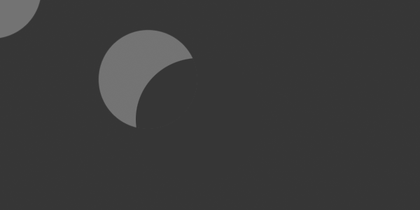
%> input picture REU All Files/Updated Parallel/Test Data/test images/shapes/shapes1b.png, 420 x 210 px, shrunk from 600 x 300 before the run
$ octave varianceTest.m   (GNU Octave 9; MATLAB toolbox functions it lacks are replaced by stand-ins)
%> lines starting %> are read from the running program, lines starting %| are printed output that depends on the picture; in (x1, y1, x2, y2) boxes, pixels count from 0 and x2, y2 are one past the last pixel; in counts of white or black regions, pixels touching at a corner belong together; the program's own positions count from 1
### REU All Files/Updated Not Parallel/Test Data/experiment 2/testSet.m
function [resultspeck,resultsalt,resultgauss,resultpois] = testSet(before,after,network,speck,salt, gaus)
%> called with before = 'shapes1b.png', after = 'shapes1a.png', network = 'sarbbdbn100000.mat', speck = 0, salt = 0, gaus = 0
    beforeimg = imread(before);
%> beforeimg is the input picture: size 210x420 uint8; min 50, max 120, mean 58.1
    afterimg = imread(after);
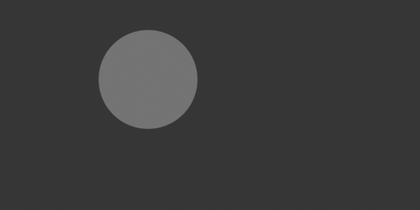
%> input picture REU All Files/Updated Parallel/Test Data/test images/shapes/shapes1a.png, 420 x 210 px, shrunk from 600 x 300 before the run
%> afterimg is the input picture: size 210x420 uint8; min 51, max 120, mean 59.4
    [ground]=getGroundTruth(beforeimg,afterimg);

    [speckleb,saltb,gaussb,poissonb]=normalizeImage(beforeimg,speck,salt,gaus);
    [specklea,salta,gaussa,poissona]=normalizeImage(afterimg,speck,salt,gaus);


    [resultspeck]=evalArtificialPics(network,speckleb,specklea,ground);

    [resultsalt]=evalArtificialPics(network,saltb,salta,ground);

    [resultgauss]=evalArtificialPics(network,gaussb,gaussa,ground);

    [resultpois]=evalArtificialPics(network,poissonb,poissona,ground);

end

### REU All Files/Updated Parallel/Test Data/alter images/getGroundTruth.m
%string = 'P:\REU\MATLAB\PUP Images Gray';
%before = imread(strcat(string, '\puppyTestA.png'));
%after = imread(strcat(string, '\puppyTestB.png'));
function [groundTruth] = getGroundTruth(before,after)

before = double(before) / 255;
after = double(after) / 255;

[h,w] = size(before);
%> h = 210; w = 420
groundTruth = zeros(h,w);

for x = 1:h*w
   if (before(x)<after(x)) || (before(x)>after(x))
       groundTruth(x) = 1;
   end
end
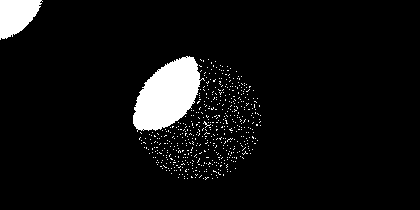
%> groundTruth: size 210x420 double; values 0 (black) and 1 (white), 6.1% white; 534 white regions (532 under 20 px), largest, box (x1, y1, x2, y2) and area: (133, 56, 205, 132) 3375, (0, 0, 43, 40) 1166

end

### REU All Files/Updated Not Parallel/Test Data/experiment 2/normalizeImage.m
function [A1,B1,C1,D1] = normalizeImage(Image, V, V1, V2)
%> called with V = 0, V1 = 0, V2 = 0
A1 = imnoise(Image, 'speckle', V);
norma=im2double(A1);
P1 = norm(norma, 'fro'); % find the ‘fro” norm of the output image after speckle noise is added
%> P1 = 69.92
B1 = imnoise(Image, 'salt & pepper', V1);
normb=im2double(B1);
B1 = B1/norm(normb, 'fro')*P1;
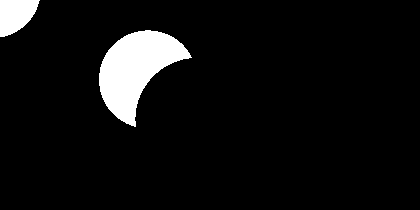
%> B1: size 210x420 uint8; values 70 (black) and 140 (white), 6.4% white; 2 white regions, box (x1, y1, x2, y2) and area: (99, 30, 192, 127) 4593, (0, 0, 40, 37) 1058
C1 = imnoise(Image, 'Gaussian', 0, V2);
normc=im2double(C1);
C1 = C1/norm(normc,'fro')*P1;
D1 = imnoise(Image, 'poisson');
normd= im2double(D1);
D1 = D1/norm(normd,'fro')*P1;
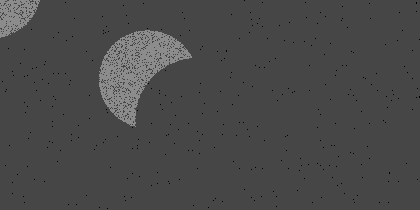
%> D1: size 210x420 uint8; min 0, max 140, mean 73.5
%> call 2 of normalizeImage, with V = 0, V1 = 0, V2 = 0
%> in normalizeImage (call 2), `P1 = norm(norma, 'fro');`: P1 = 72.09
%> in normalizeImage (call 2), `B1 = B1/norm(normb, 'fro')*P1;`:
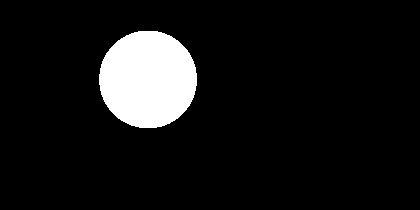
%> B1: size 210x420 uint8; values 72 (black) and 144 (white), 8.5% white; 1 white region, box (x1, y1, x2, y2) and area: (99, 31, 197, 128) 7525
%> in normalizeImage (call 2), `D1 = D1/norm(normd,'fro')*P1;`:
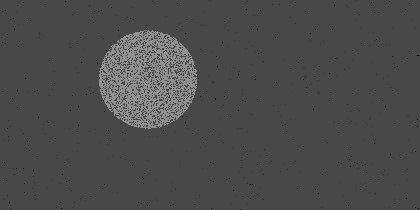
%> D1: size 210x420 uint8; min 0, max 144, mean 76
end

### REU All Files/Updated Parallel/Test Data/experiment 1/evalArtificialPics.m
function [results] = evalArtificialPics(Name,BeforeImage,AfterImage,Ground)

addpath('..');

%> the run ends on the next line
load(Name);
%load images to test here
% BeforeImage = imread(Before);
% AfterImage = imread(After);

%convert test image to features
%load TestImages.mat;
[allfeaturestest] = testimgconvert(BeforeImage,AfterImage);
TestImages=single(allfeaturestest)/255;

% [9 lines of commented-out code are left out]

out2 = v2h( bbdbn, TestImages );
%To print out the expected labels from the network, uncomment the following.
%fprintf( 'For test data:\n' );
%fprintf('%8.3f\n', [,out2]')
bottomthresh = min(out2) + .2;
upperthresh = max(out2) - .005;
if bottomthresh>.8
    bottomthresh=.8;
end
if upperthresh<.98
    upperthresh=.98;
end
columns = length(BeforeImage);
rows = size(BeforeImage,1);
PlotChange = zeros((rows-5),(columns-5));
Change = zeros((rows-5),(columns-5));
count=1;
for i=1:1:rows-5
    for j=1:1:columns-5
            if out2(count)>=upperthresh || out2(count)<=bottomthresh
             Change(i,j)=out2(count);
           PlotChange(i,j)=1;
            else
               Change(i,j)=out2(count);
                PlotChange(i,j)=0;

            end
                count= count+1;
            end
end
figure(1)
%Display the before and after image, side by side.
subplot(1,2,1), imshow(BeforeImage)
subplot(1,2,2), imshow(AfterImage)
%Display the change detection map.
figure(2)
imshow(PlotChange);
figure(3)
imshow(Change);
%[labels, samples] = preclassify(BeforeImage, AfterImage);
%Display the supposed labels for the image, from preclassification. The
%darker areas indicate areas of change.
% figure(3)
% imshow(uint8(labels .* 80))
  GroundTruth = Ground;
 GroundTruth = GroundTruth(3:297,3:597);
 figure(4)
imshow(Ground);
 [results] = getStats(GroundTruth, PlotChange);

end

### REU All Files/Updated Parallel/Test Data/experiment 2/varianceTest.m
results=[];
resultspeck=[];
resultsalt=[];
resultgauss=[];
%Results for normalized images, with increasing intensity.
for i=0:1:10
    network='sarbbdbn100000.mat';
    speckvar=i;
    saltdens=i/10;
    gaussvar=i/10;
    [resultspecktemp,resultsalttemp,resultgausstemp,resultpoistemp] = testSet('shapes1b.png','shapes1a.png',network,speckvar,saltdens,gaussvar);
